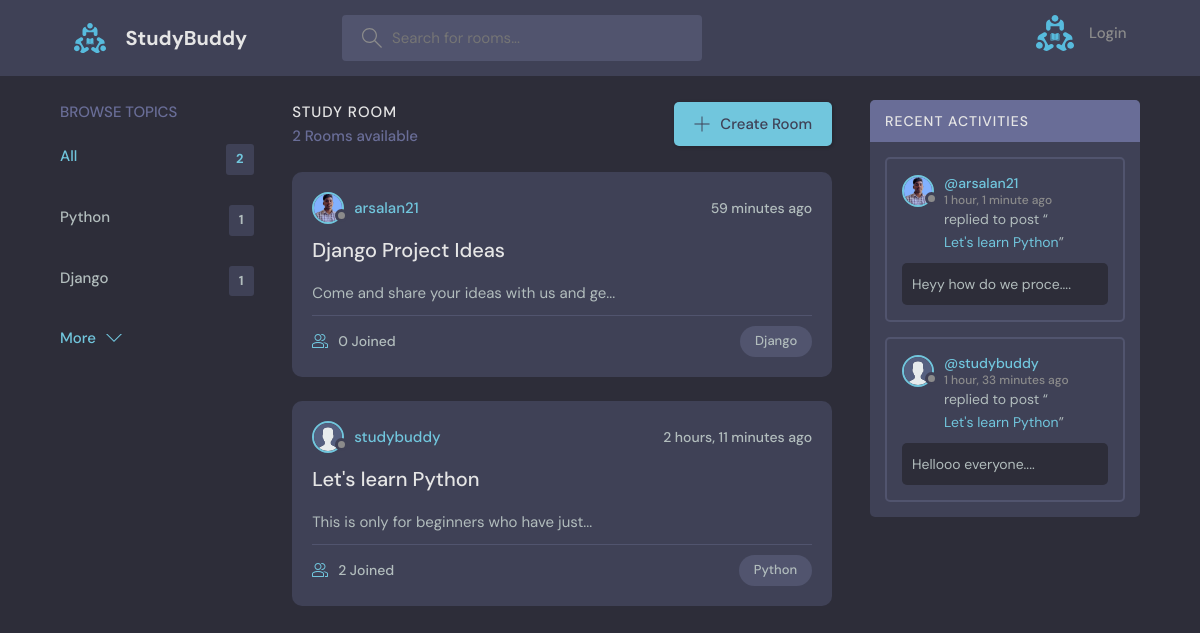
The page / on the database its author committed.
### base/models.py (models this page shows, shortened)
class Topic(models.Model):
    name = models.CharField(max_length=80)

class Room(models.Model):
    host = models.ForeignKey(User,on_delete=models.SET_NULL, null=True)
    topic = models.ForeignKey(Topic, on_delete=models.SET_NULL, null=True)  #One to many ... a topic can have multiple rooms... and if we set it to null we have to allow it to be null in the database as well so we say null=True
    name = models.CharField(max_length=150)
    description = models.TextField(null = True, blank=True)
    participants = models.ManyToManyField(User, related_name='participants',blank=True)
    updated = models.DateTimeField( auto_now=True) # takes timestamp at every update
    created = models.DateTimeField(auto_now_add=True)
    class Meta:
        ordering = ['-updated','-created']
    def __str__(self):
        return self.description[:40]

class User(AbstractUser):
    name = models.CharField(max_length=200,null=True)
    email = models.EmailField(max_length=254,unique=True)
    bio = models.TextField(null=True)
    avatar = models.ImageField(null=True,default='avatar.svg')
    USERNAME_FIELD = 'email'
    REQUIRED_FIELDS = []

class Message(models.Model):
    user = models.ForeignKey(User, on_delete = models.CASCADE)
    room = models.ForeignKey(Room, on_delete=models.CASCADE) # One to Many relationship
    body = models.TextField() #This will contain the message of the user
    updated = models.DateTimeField( auto_now=True) # takes timestamp at every update
    created = models.DateTimeField(auto_now_add=True)
    class Meta:
        ordering = ['-updated','-created']
    def __str__(self):
        return self.body[:20]

### base/views.py (the view)
# urls.py: path('',views.home, name='home'),
def home(request):
    q = request.GET.get('q') if request.GET.get('q') != None else ''
    rooms = Room.objects.filter(
        Q(topic__name__icontains = q) |
        Q(name__icontains = q) |
        Q(host__username__icontains = q) |
        Q(description__icontains = q)
        )
    room_count = Room.objects.all().count()
    topics = Topic.objects.all()[:5]
    room_messages = Message.objects.filter(
        Q(room__topic__name__icontains = q) |
        Q(room__name__icontains = q)
        )
    return render(request, "base/home.html", {
        'rooms':rooms,
        'topics':topics,
        'room_count':room_count,
        'room_messages':room_messages})

### base/templates/base/home.html (shortened to what this page needs)
{% extends "base.html" %}
{% block content %}
    <main class="layout layout--3">
      <div class="container">
        {% include "base/topic_component.html" %}
        <div class="roomList">
          <div class="roomList__header">
            <div>
              <h2>Study Room</h2>
              <p>{{room_count}} Rooms available</p>
            </div>
            <a class="btn btn--main" href="{% url 'create-room' %}">
              <svg version="1.1" xmlns="http://www.w3.org/2000/svg" width="32" height="32" viewBox="0 0 32 32">
                <title>add</title>
                <path
                  d="M16.943 0.943h-1.885v14.115h-14.115v1.885h14.115v14.115h1.885v-14.115h14.115v-1.885h-14.115v-14.115z"
                ></path>
              </svg>
              Create Room
            </a>
          </div>
          {% include "base/feed_component.html" %}
        </div>
        {% include "base/activity_component.html" %}
      </div>
    </main>
{% endblock content %}

### base/templates/base/topic_component.html
<div class="topics">
  <div class="topics__header">
    <h2>Browse Topics</h2>
  </div>
  <ul class="topics__list">
    <li>
      <a href='{% url "home" %}' class="active">All <span>{{room_count}}</span></a>
    </li>
    {% for topic in topics %}
      <li>
        <a href="{% url 'home' %}?q={{topic.name}}">{{topic.name}} <span>{{topic.room_set.all.count}}</span></a>
      </li>
      {% endfor %}
  </ul>
  <a class="btn btn--link" href="{% url 'topics' %}">
    More
    <svg version="1.1" xmlns="http://www.w3.org/2000/svg" width="32" height="32" viewBox="0 0 32 32">
      <title>chevron-down</title>
      <path d="M16 21l-13-13h-3l16 16 16-16h-3l-13 13z"></path>
    </svg>
  </a>
</div>

### base/templates/base/feed_component.html (shortened to what this page needs)
{% for room in rooms %}
<div class="roomListRoom">
    <div class="roomListRoom__header">
      <a class="roomListRoom__author" href='{% url "user-profile" room.host.id %}'>
        <div class="avatar avatar--small">
          <img src="{{room.host.avatar.url}}" />
        </div>
        <span>{{room.host.username}}</span>
      </a>
      <div class="roomListRoom__actions">
        <span>{{room.created|timesince}} ago</span>
      </div>
    </div>
    <div class="roomListRoom__content">
      <a href='{% url "room" room.id %}'>{{room.name}}</a>
      <p>
        {{room}}...
      </p>
    </div>
    <div class="roomListRoom__meta">
      <a href='{% url "room" room.id %}' class="roomListRoom__joined">
        {{room.participants.all.count}} Joined
      </a>
      <p class="roomListRoom__topic">{{room.topic.name}}</p>
    </div>
  </div>
  {% endfor %}

### base/templates/base/activity_component.html (shortened to what this page needs)
<div class="activities">
    <div class="activities__header">
      <h2>Recent Activities</h2>
    </div>
    {% for message in room_messages %}
    <div class="activities__box">
      <div class="activities__boxHeader roomListRoom__header">
        <a href="{% url 'user-profile' message.user.id %}" class="roomListRoom__author">
          <div class="avatar avatar--small">
            <img src="{{message.user.avatar.url}}" />
          </div>
          <p>
           @{{message.user.username}}
            <span>{{message.created|timesince}} ago</span>
          </p>
        </a>
      </div>
      <div class="activities__boxContent">
        <p>replied to post “<a href="{% url 'room' message.room.id %}">{{message.room.name}}</a>”</p>
        <div class="activities__boxRoomContent">
          {{message}}....
        </div>
      </div>
    </div>
    {% endfor %}
  </div>

### rows shown on the page
Topic: name "Python", room_set.all.count "1"
Topic: name "Django", room_set.all.count "1"
Room: host.avatar (picture), host.username "arsalan21", created "59 minutes", name "Django Project Ideas", description "Come and share your ideas with us and ge", participants.all.count "0", topic.name "Django"
Room: host.avatar (placeholder picture), host.username "studybuddy", created "2 hours, 11 minutes", name "Let's learn Python", description "This is only for beginners who have just", participants.all.count "2", topic.name "Python"
Message: user.avatar (picture), user.username "arsalan21", created "1 hour, 1 minute", room.name "Let's learn Python", body "Heyy how do we proce"
Message: user.avatar (placeholder picture), user.username "studybuddy", created "1 hour, 33 minutes", room.name "Let's learn Python", body "Hellooo everyone"

### other values the page prints
{{ room_count }} "2"
